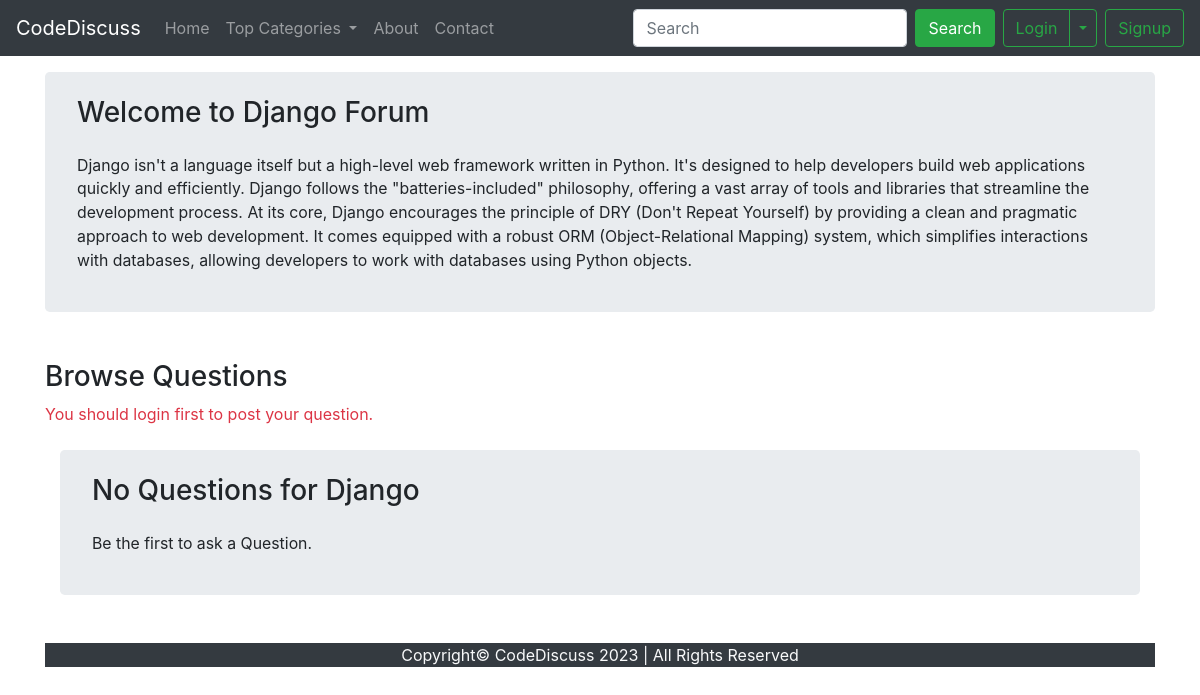
/forum/threadlist.php?catid=2, run on the app's committed database.
### tables this page shows
CREATE TABLE `categories` (
  `category_id` int(11) NOT NULL,
  `category_name` varchar(255) NOT NULL,
  `category_description` mediumtext NOT NULL,
  `created_date` varchar(255) NOT NULL DEFAULT current_timestamp()
);

### forum/threadlist.php (the view, shortened to what this page needs)
<?php
if(!isset($_SESSION['loggedin']) || $_SESSION['loggedin']!=true){
    $activeuser=false;
} else{
    $activeuser=true;
    $user= $_SESSION['username'];
}
?>
<!doctype html>
<html lang="en">
<head>
    <link rel="stylesheet" href="https://cdn.jsdelivr.net/npm/bootstrap@4.4.1/dist/css/bootstrap.min.css"
>
</head>
<body>
    <nav class="navbar navbar-expand-lg navbar-dark bg-dark">
        <a class="navbar-brand" href="index.php">CodeDiscuss</a>
        <div class="collapse navbar-collapse" id="navbarSupportedContent">
            <ul class="navbar-nav mr-auto">
                <li class="nav-item">
                    <a class="nav-link" href="index.php">Home <span class="sr-only">(current)</span></a>
                </li>
                <li class="nav-item dropdown">
                    <a class="nav-link dropdown-toggle" href="#" id="navbarDropdown" role="button"
                        data-toggle="dropdown" aria-haspopup="true" aria-expanded="false">
                        Top Categories
                    </a>
                </li>
                <li class="nav-item">
                    <a class="nav-link" href="partials/_about.php">About</a>
                </li>
                <li class="nav-item">
                    <a class="nav-link" href="partials/_contact.php" tabindex="-1">Contact</a>
                </li>
            </ul>
            <form class="form-inline my-2 my-lg-0" action="partials/_search.php" method="GET">
                <input class="form-control mr-sm-2" type="search" name="search" placeholder="Search" aria-label="Search">
                <button class="btn btn-success my-2 my-sm-0" type="submit">Search</button>
            </form>
                <?php
                if($activeuser){
                    echo '<a class="btn btn-outline-danger mx-2" href="partials/logout.php" role="button">Logout</a>';
                } else{
                    echo '<div class="btn-group mx-2">
                    <button type="button" class="btn btn-outline-success" data-toggle="modal" data-target="#loginModal">Login</button>
                    <button type="button" class="btn btn-outline-success dropdown-toggle dropdown-toggle-split" data-toggle="dropdown" aria-haspopup="true" aria-expanded="false">
                      <span class="sr-only">Toggle Dropdown</span>
                    </button>
                    <div class="dropdown-menu">
                      <a class="dropdown-item" href="partials/login.php">Go to Login Page</a>
                    </div>
                  </div>
                    <a class="btn btn-outline-success" href="partials/signup.php" role="button">Signup</a>';
                }
                ?>
        </div>
    </nav>
    <?php include'_loginModal.php'; ?>
    <?php
    $id= $_GET['catid'];
    $sql= "SELECT * FROM `categories` WHERE `category_id`='$id'";
    $result= mysqli_query($conn, $sql);
    while ($row= mysqli_fetch_assoc($result)) {
        $cat_name= $row['category_name'];
        $cat_desc= $row['category_description'];
    }
    ?>
    <div class="container mt-3">
    <div class="jumbotron py-4 mb-5">
  <h3 class="display-6">Welcome to <?php echo $cat_name; ?> Forum</h3>
  <p class="custom_font mt-4"><?php echo $cat_desc ?></p>
</div>
<h3 mt-4>Browse Questions</h3>
<?php
if($activeuser){
    echo '
<button type="button" class="btn btn-primary my-2" data-toggle="modal" data-target="#exampleModal">
  Post a Question
</button>
<div class="modal fade" id="exampleModal" tabindex="-1" role="dialog" aria-labelledby="exampleModalLabel" aria-hidden="true">
  <div class="modal-dialog" role="document">
    <div class="modal-content">
      <div class="modal-header">
        <h5 class="modal-title" id="exampleModalLabel">Post a Question</h5>
        <button type="button" class="close" data-dismiss="modal" aria-label="Close">
          <span aria-hidden="true">&times;</span>
        </button>
      </div>
      <div class="modal-body">
      <form action="'.$_SERVER['REQUEST_URI'].'" method="POST">
      <div class="form-group">
        <label for="ques_title">Question Title</label>
        <input type="title" class="form-control" name="ques_title" id="ques_title" aria-describedby="emailHelp" placeholder="Question Title">
        <small id="emailHelp" class="form-text text-muted">Keep your title as short as possible.</small>
      </div>
      <div class="form-group">
    <label for="ques_desc">Elaborate your Question</label>
    <textarea class="form-control" name="ques_desc" id="ques_desc" rows="3"></textarea>
  </div>
      </div>
      <div class="modal-footer">
      <button type="submit" class="btn btn-primary">Post</button>
      </div>
      </form>
    </div>
  </div>
</div>';
} else {
echo '<p class="text-danger">You should login first to post your question.</p>';
}
$noResult= true;
    if($noResult){
        echo '<div class="container mt-4">
        <div class="jumbotron py-4 mb-5">
        <h3 class="display-6">No Questions for '.$cat_name.'</h3>
        <p class="custom_font mt-4">Be the first to ask a Question.</p>
      </div>
      </div>';
    }
?>
        <?php include ("partials/_footer.php"); ?>
</body>
</html>

### forum/threadlist.php (style rules this page uses)
.custom_font { font-size: 0.99rem; }

### data on the page
categories: category_name "Django", category_description "Django isn't a language itself but a high-level web framework written in Python. It's designed to help developers build web applications quickly and efficiently. Django follows the \"batteries-included\" philosophy, offering a vast array of tools and libraries that streamline the development process. At its core, Django encourages the principle of DRY (Don't Repeat Yourself) by providing a clean and pragmatic approach to web development. It comes equipped with a robust ORM (Object-Relational Mapping) system, which simplifies interactions with databases, allowing developers to work with databases using Python objects."
